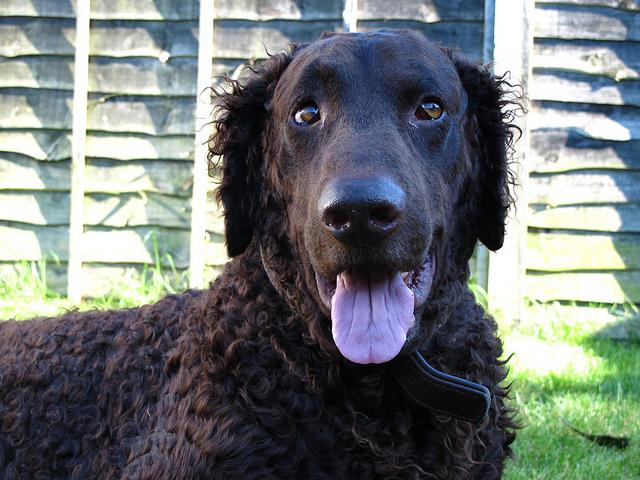
#> input picture cnn/transfer-learning/images/Curly-coated_retriever_03896.jpg, 640 x 480 px, given in place of the camera
$ jupyter execute 'Light Colour Detection.ipynb'   (text cells are left out)
#> lines starting #> are read from the running program, lines starting #| are printed output that depends on the picture; after the words box and inside, x2 and y2 are one past the last pixel; in counts of white or black regions, pixels touching at a corner belong together
[cell 1]
# import the necessary packages
from collections import deque
import numpy as np
import argparse
import imutils
import cv2
import urllib


# construct the argument parse and parse the arguments
ap = argparse.ArgumentParser()
ap.add_argument("-v", "--video",
    help="path to the (optional) video file")
ap.add_argument("-b", "--buffer", type=int, default=64,
    help="max buffer size")
args = vars(ap.parse_args())

# define the lower and upper boundaries of the colors in the HSV color space
lower = {'Red':(166, 84, 141), 'Green':(33,80,40),'orange':(0, 41, 75)}
#assign new item lower['blue'] = (93, 10, 0)
upper = {'Red':(186,255,255), 'Green':(102,255,255),'orange':(20,255,255)}

# define standard colors for circle around the object
colors = {'Red':(0,0,255), 'Green':(0,255,0),'orange':(0,140,255)}

#pts = deque(maxlen=args["buffer"])

# if a video path was not supplied, grab the reference
# to the webcam
if not args.get("video", False):
    camera = cv2.VideoCapture(0)


# otherwise, grab a reference to the video file
else:
    camera = cv2.VideoCapture(args["video"])
# keep looping
while True:
    # grab the current frame
    (grabbed, frame) = camera.read()
#> frame is the input picture: shape (480, 640, 3); mean B, G, R 118.7, 119.2, 112.7
    # if we are viewing a video and we did not grab a frame,
    # then we have reached the end of the video
    if args.get("video") and not grabbed:
        break

    #frame = cv2.imread('/Users/panda/Pictures/router.png')

    # resize the frame, blur it, and convert it to the HSV
    # color space
    frame = imutils.resize(frame, width=600)
#> frame: shape (450, 600, 3)

    blurred = cv2.GaussianBlur(frame, (11, 11), 0)
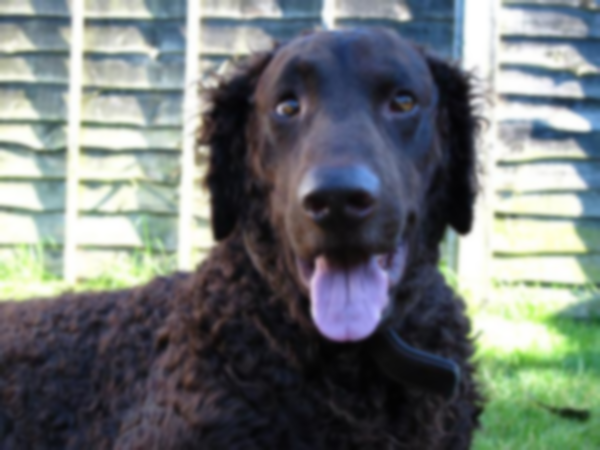
#> blurred: shape (450, 600, 3); mean B, G, R 118.7, 119.2, 112.7
    hsv = cv2.cvtColor(blurred, cv2.COLOR_BGR2HSV)
#> hsv: shape (450, 600, 3); mean H, S, V 89.4, 53, 128.9
    #for each color in dictionary check object in frame
    for key, value in upper.items():
        # construct a mask for the color from dictionary`1, then perform
        # a series of dilations and erosions to remove any small
        # blobs left in the mask
        kernel = np.ones((9,9),np.uint8)
        mask = cv2.inRange(hsv, lower[key], upper[key])
        mask = cv2.morphologyEx(mask, cv2.MORPH_OPEN, kernel)
        mask = cv2.morphologyEx(mask, cv2.MORPH_CLOSE, kernel)

        # find contours in the mask and initialize the current
        # (x, y) center of the ball
        cnts = cv2.findContours(mask.copy(), cv2.RETR_EXTERNAL,
            cv2.CHAIN_APPROX_SIMPLE)[-2]
        center = None

        # only proceed if at least one contour was found
        if len(cnts) > 0:
            # find the largest contour in the mask, then use
            # it to compute the minimum enclosing circle and
            # centroid
            c = max(cnts, key=cv2.contourArea)
            ((x, y), radius) = cv2.minEnclosingCircle(c)
            M = cv2.moments(c)
            center = (int(M["m10"] / M["m00"]), int(M["m01"] / M["m00"]))

            # only proceed if the radius meets a minimum size. Correct this value for your obect's size
            if radius > 0.001:
                # draw the circle and centroid on the frame,
                # then update the list of tracked points
                cv2.circle(frame, (int(x), int(y)), int(radius), colors[key], 2)
                cv2.putText(frame,key + " Light", (int(x-radius),int(y-radius)), cv2.FONT_HERSHEY_SIMPLEX, 0.6,colors[key],2)
                if(key=='Green'):
                    print('Seems Everythng Okay')
                elif(key=='Red'):
                    print('Seems there is some problem with your router')
#> this loop made 3 passes
#> (x, y, radius, center) on passes 2 to 3: (536, 378, 94.92, (546, 389)), (286, 210.5, 47.47, (290, 214))
#> pass 2, `mask = cv2.inRange(hsv, lower[key], upper[key])`:
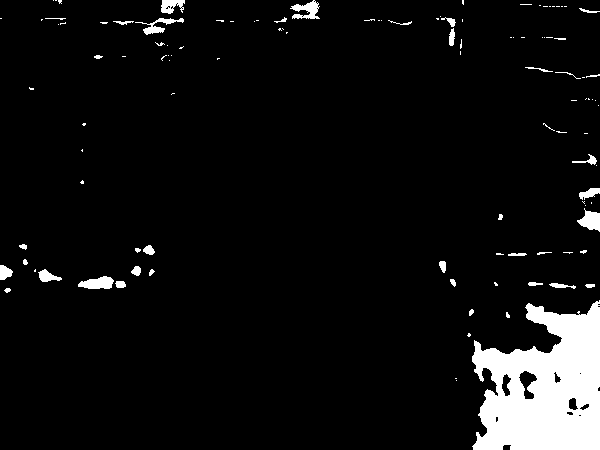
#> mask: shape (450, 600); 6.3% white; 114 white regions (75 under 20 px), largest, box (x1, y1, x2, y2) and area: (472, 300, 600, 450) 13446, (78, 276, 114, 289) 327, (577, 208, 600, 232) 319
#> pass 2, `mask = cv2.morphologyEx(mask, cv2.MORPH_OPEN, kernel)`:
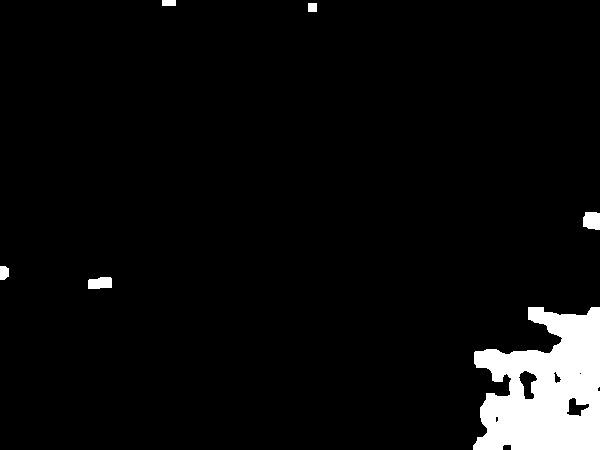
#> mask: shape (450, 600); 5.1% white; 6 white regions, box (x1, y1, x2, y2) and area: (473, 307, 600, 450) 12897, (583, 212, 600, 230) 273, (88, 277, 112, 289) 252, (0, 266, 9, 280) 112, (162, 0, 176, 6) 84, (308, 3, 317, 12) 81
#> pass 2, `mask = cv2.morphologyEx(mask, cv2.MORPH_CLOSE, kernel)`:
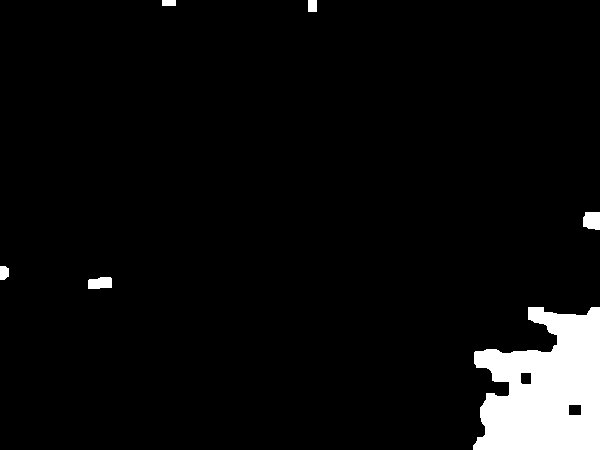
#> mask: shape (450, 600); 5.3% white; 6 white regions, box (x1, y1, x2, y2) and area: (473, 307, 600, 450) 13349, (583, 212, 600, 230) 276, (88, 277, 112, 289) 252, (0, 266, 9, 280) 112, (308, 0, 317, 12) 108, (162, 0, 176, 6) 84
#> after the loop:
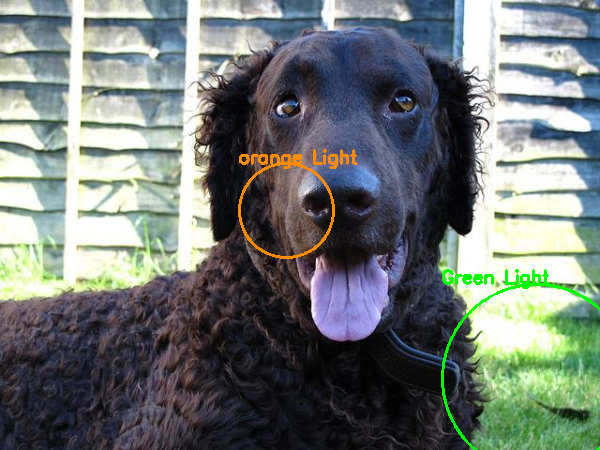
#> frame: shape (450, 600, 3); mean B, G, R 117.3, 120.1, 112.8


    # show the frame to our screen
    cv2.imshow("Frame", frame)

    key = cv2.waitKey(1) & 0xFF
#> (key q is pressed here)
    # if the 'q' key is pressed, stop the loop
    if key == ord("q"):
        break

# cleanup the camera and close any open windows
camera.release()
cv2.destroyAllWindows()

$ run again, on cnn/transfer-learning/images/Labrador_retriever_06457.jpg
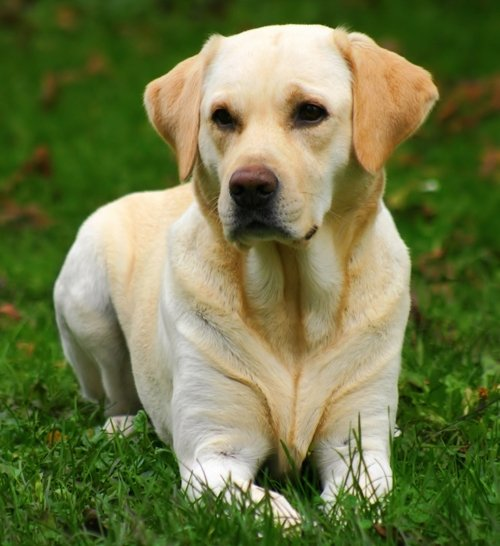
#> input picture cnn/transfer-learning/images/Labrador_retriever_06457.jpg, 500 x 546 px, given in place of the camera
#> frame is the input picture: shape (546, 500, 3); mean B, G, R 70.8, 119.2, 110.8
#> hsv: shape (655, 600, 3); mean H, S, V 34, 142.8, 126.4
#> the loop `for key, value in upper.items():` made 3 passes
#> (x, y, radius, center) on passes 2 to 3: (299.5, 327, 443.4, (285, 339)), (349.5, 113, 172.7, (350, 139))
#> pass 2, `mask = cv2.morphologyEx(mask, cv2.MORPH_CLOSE, kernel)`:
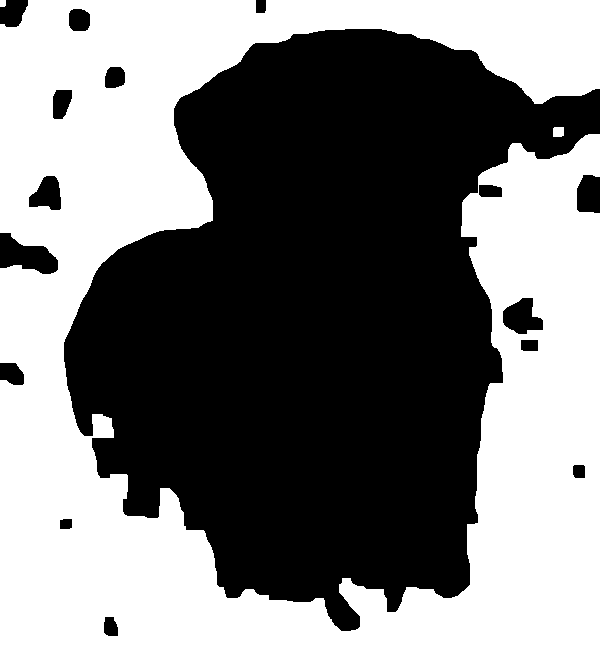
#> mask: shape (655, 600); 49.1% white; 3 white regions, box (x1, y1, x2, y2) and area: (0, 0, 600, 655) 192994, (553, 127, 564, 137) 107, (0, 0, 6, 7) 41
#> after the loop `for key, value in upper.items():`:
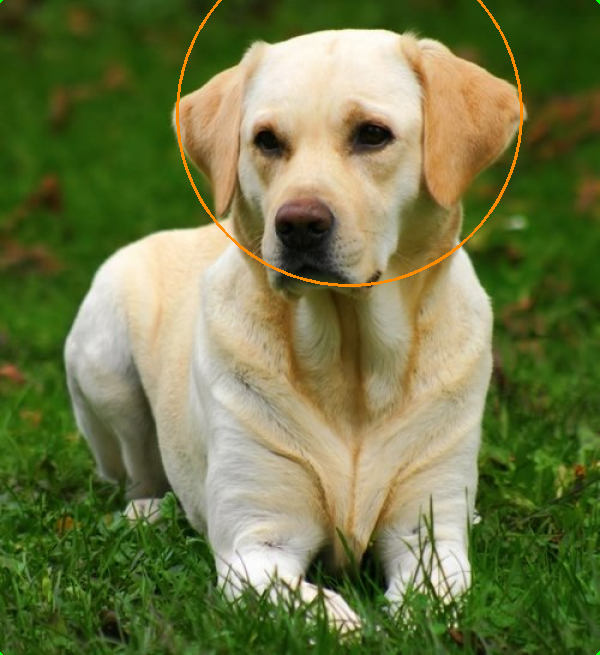
#> frame: shape (655, 600, 3); mean B, G, R 70.4, 119.4, 111.6
